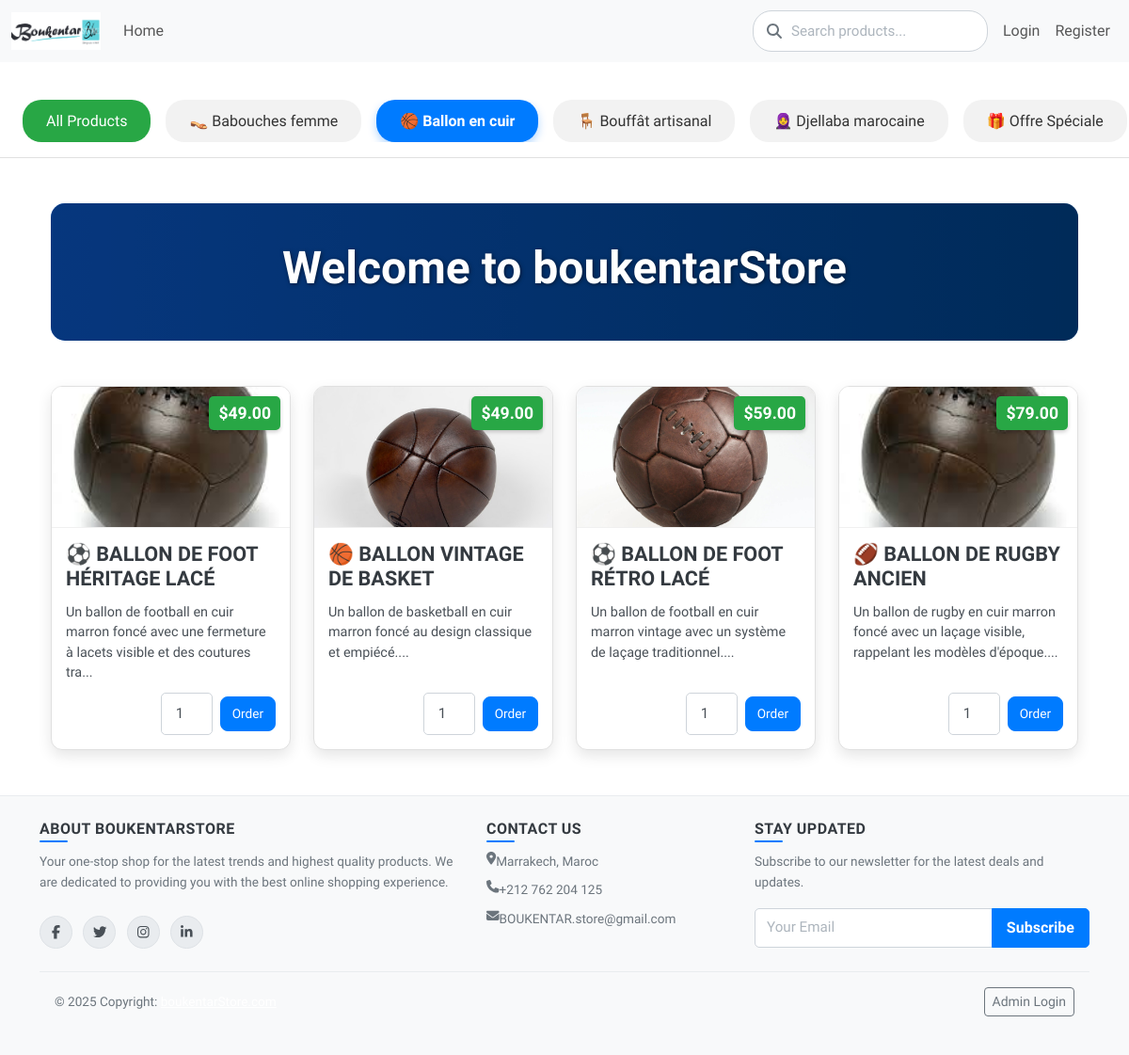
The app's page /index.php?category_id=1 with its own data.
### tables this page shows
CREATE TABLE `categories` (
  `id` int(11) NOT NULL,
  `name` varchar(100) NOT NULL,
  `description` text DEFAULT NULL
);

CREATE TABLE `products` (
  `id` int(11) NOT NULL,
  `category_id` int(11) NOT NULL,
  `name` varchar(255) NOT NULL,
  `description` text NOT NULL,
  `price` decimal(10,2) NOT NULL,
  `stock_quantity` int(10) UNSIGNED NOT NULL DEFAULT 0,
  `image_url` varchar(255) DEFAULT 'default_product_image.png',
  `created_at` timestamp NOT NULL DEFAULT current_timestamp()
);

### index.php (the view, shortened to what this page needs)
<?php
require 'includes/db_connect.php';
require 'includes/header.php';
$products_per_page = 16;
$current_page = isset($_GET['page']) ? (int)$_GET['page'] : 1;
$offset = ($current_page - 1) * $products_per_page;
$sql = "SELECT * FROM products WHERE stock_quantity > 0";
$params = [];
if (isset($_GET['category_id']) && filter_var($_GET['category_id'], FILTER_VALIDATE_INT)) {
    $category_id = $_GET['category_id'];
    $sql .= " AND category_id = ?";
    $params[] = $category_id;
}
$sql .= " ORDER BY created_at DESC LIMIT ? OFFSET ?";
$params[] = $products_per_page;
$params[] = $offset;
$stmt = $pdo->prepare($sql);
$stmt->execute($params);
?>
<main class="container my-5">
    <section class="hero-section text-center mb-5">
        <div class="hero-content">
            <h1 class="welcome-title">Welcome to boukentarStore</h1>
        </div>
    </section>
    <div class="row row-cols-1 row-cols-sm-2 row-cols-md-3 row-cols-lg-4 g-4">
        <?php if ($stmt->rowCount() > 0): ?>
            <?php while($product = $stmt->fetch()): ?>
                <div class="col">
                    <div class="card h-100 product-card">
                        <div class="product-image-container">
                            <img src="images/products/<?php echo htmlspecialchars($product['image_url']); ?>" class="card-img-top product-image" alt="<?php echo htmlspecialchars($product['name']); ?>">
                            <div class="product-price-tag">$<?php echo htmlspecialchars($product['price']); ?></div>
                        </div>
                        <div class="card-body d-flex flex-column">
                            <h5 class="card-title product-title"><?php echo htmlspecialchars($product['name']); ?></h5>
                            <p class="card-text product-description flex-grow-1"><?php echo htmlspecialchars(substr($product['description'], 0, 100)); ?>...</p>
                            <div class="d-flex justify-content-end align-items-center mt-auto">
                                <form action="pages/place_order.php" method="post" class="d-flex align-items-center">
                                    <input type="number" name="quantity" class="form-control form-control-sm me-2" value="1" min="1" max="<?php echo $product['stock_quantity']; ?>" style="width: 70px;" required>
                                    <button type="submit" class="btn btn-primary btn-sm">Order</button>
                                </form>
                            </div>
                        </div>
                    </div>
                </div>
            <?php endwhile; ?>
        <?php else: ?>
            <p class="col-12 text-center">No products found at this time.</p>
        <?php endif; ?>
    </div>
</main>
<?php
require 'includes/footer.php';
?>

### includes/header.php (shortened to what this page needs)
<?php
require_once __DIR__ . '/db_connect.php';
$categories = [];
try {
    $stmt = $pdo->query("SELECT id, name FROM categories ORDER BY name ASC");
    $categories = $stmt->fetchAll(PDO::FETCH_ASSOC);
} catch (PDOException $e) {
    error_log("Error fetching categories: " . $e->getMessage());
}
$active_category_id = isset($_GET['category_id']) ? (int)$_GET['category_id'] : null;
?>
<!DOCTYPE html>
<html lang="en">
<head>
    <link href="https://cdn.jsdelivr.net/npm/bootstrap@5.3.0/dist/css/bootstrap.min.css" rel="stylesheet">
    <link href="/boukentarStore/css/style.css" rel="stylesheet">
</head>
<body>
<nav class="navbar navbar-expand-lg navbar-light bg-light">
    <div class="container-fluid">
        <a class="navbar-brand" href="/boukentarStore/index.php">
            <img src="/boukentarStore/images/boukentarStore.png" alt="boukentarStore Logo" style="height: 40px;">
        </a>
        <div class="collapse navbar-collapse" id="navbarNav">
            <ul class="navbar-nav me-auto mb-2 mb-lg-0">
                <li class="nav-item">
                    <a class="nav-link" href="/boukentarStore/index.php">Home</a>
                </li>
            </ul>
            <form class="search-container d-flex me-2" action="/boukentarStore/index.php" method="GET">
                <i class="fas fa-search search-icon"></i>
                <input class="form-control" type="search" placeholder="Search products..." aria-label="Search" name="search" value="<?php echo isset($_GET['search']) ? htmlspecialchars($_GET['search']) : ''; ?>">
            </form>
            <ul class="navbar-nav">
                <?php if (isset($_SESSION['user_id'])): ?>
                    <li class="nav-item">
                        <a class="nav-link" href="/boukentarStore/pages/my_orders.php">My Orders</a>
                    </li>
                    <li class="nav-item">
                        <a class="nav-link" href="/boukentarStore/pages/logout.php">Logout</a>
                    </li>
                <?php else: ?>
                    <li class="nav-item">
                        <a class="nav-link" href="/boukentarStore/pages/login.php">Login</a>
                    </li>
                    <li class="nav-item">
                        <a class="nav-link" href="/boukentarStore/pages/register.php">Register</a>
                    </li>
                <?php endif; ?>
            </ul>
        </div>
    </div>
</nav>
<?php if (!isset($hide_categories_filter) || !$hide_categories_filter): ?>
<div class="category-container">
    <div class="category-scroll">
        <a class="category-item all-products-item <?php echo !$active_category_id ? 'active' : ''; ?>" href="/boukentarStore/index.php">All Products</a>
        <?php foreach ($categories as $category): ?>
            <a class="category-item <?php echo ($active_category_id === (int)$category['id']) ? 'active' : ''; ?>" href="/boukentarStore/index.php?category_id=<?php echo htmlspecialchars($category['id']); ?>"><?php echo htmlspecialchars($category['name']); ?></a>
        <?php endforeach; ?>
    </div>
</div>
<?php endif; ?>
<div class="container mt-4">

### css/style.css (style rules this page uses)
.welcome-title { font-size: 3rem; font-weight: 600; color: #fff; text-shadow: 1px 1px 4px rgba(0, 0, 0, 0.5); animation: fadeInDown 1s ease-out; }
body { font-family: 'Prompt', sans-serif; }
.col { transition: flex-basis 0.3s ease-in-out, width 0.3s ease-in-out; }
.product-card { border: 1px solid #e0e0e0; border-radius: 12px; overflow: hidden; box-shadow: 0 6px 15px rgba(0, 0, 0, .1); transition: transform .3s ease-in-out, box-shadow .3s ease-in-out; display: flex; flex-direction: column; height: 100%; }
.product-price-tag { position: absolute; top: 10px; right: 10px; background-color: #28a745; color: #fff; padding: 5px 10px; font-size: 1.1rem; font-weight: 700; border-radius: 5px; box-shadow: 0 2px 4px rgba(0, 0, 0, .2); transition: all .3s ease; }
.product-image-container { position: relative; width: 100%; height: 150px; overflow: hidden; border-bottom: 1px solid #f0f0f0; background-color: #f8f8f8; display: flex; justify-content: center; align-items: center; }
.product-image { width: 100%; height: 100%; object-fit: cover; transition: transform .3s ease-in-out; }
.card-body { padding: 15px; display: flex; flex-direction: column; flex-grow: 1; }
.product-title { font-size: 1.35rem; font-weight: 800; color: #343a40; text-transform: uppercase; margin-bottom: 0.75rem; line-height: 1.2; }
.product-description { font-size: 0.9rem; color: #495057; line-height: 1.5; flex-grow: 1; margin-bottom: 10px; }
.product-card .btn-primary { background-color: #007bff; border-color: #007bff; padding: 7px 12px; font-size: .85rem; border-radius: 8px; }
.product-card form .form-control-sm { width: 55px !important; text-align: center; }
.category-container { padding: 1rem 0; background-color: #fff; border-bottom: 1px solid #e0e0e0; }
.category-scroll { display: flex; overflow-x: auto; scrollbar-width: none; -ms-overflow-style: none; padding: 0 1rem; }
.category-item { flex: 0 0 auto; padding: 0.6rem 1.5rem; margin: 0 0.5rem; border-radius: 20px; text-decoration: none; color: #333; background-color: #f2f2f2; font-weight: 500; transition: all 0.3s ease; white-space: nowrap; border: 1px solid transparent; }
.category-item.active { background-color: #007bff; color: #fff; font-weight: 700; box-shadow: 0 4px 10px rgba(0, 123, 255, 0.3); }
.all-products-item { background-color: #28a745; color: #fff; }
.hero-section { background: url('../images/hero-bg.svg') no-repeat center center/cover; padding: 40px 0; border-radius: 15px; color: #fff; position: relative; margin-bottom: 2rem; }
.hero-section::before { content: ''; position: absolute; top: 0; left: 0; right: 0; bottom: 0; background: rgba(0, 0, 0, .5); border-radius: 15px; }
.hero-content { position: relative; z-index: 1; }
.form-control { border-radius: 5px; border: 1px solid #ced4da; padding: 10px 15px; box-shadow: none; transition: border-color 0.2s ease, box-shadow 0.2s ease; font-size: 0.95rem; color: #495057; }
.form-control::placeholder { color: #adb5bd; }
.search-container { position: relative; width: 250px; }
.search-container .form-control { border-radius: 20px; padding-left: 40px; border: 1px solid #ced4da; transition: all 0.3s ease-in-out; }
.search-icon { position: absolute; left: 15px; top: 50%; transform: translateY(-50%); color: #6c757d; transition: color 0.3s ease-in-out; }

### records on screen
categories: name "👡 Babouches femme"
categories: name "🏀 Ballon en cuir"
categories: name "🪑 Bouffât artisanal"
categories: name "🧕 Djellaba marocaine"
categories: name "🎁 Offre Spéciale"
products: image_url (picture), price "49.00", name "⚽ BALLON DE FOOT HÉRITAGE LACÉ", description "Un ballon de football en cuir marron foncé avec une fermeture à lacets visible et des coutures tra"
products: image_url (picture), price "49.00", name "🏀 BALLON VINTAGE DE BASKET", description "Un ballon de basketball en cuir marron foncé au design classique et empiécé."
products: image_url (picture), price "59.00", name "⚽ BALLON DE FOOT RÉTRO LACÉ", description "Un ballon de football en cuir marron vintage avec un système de laçage traditionnel."
products: image_url (picture), price "79.00", name "🏈 BALLON DE RUGBY ANCIEN", description "Un ballon de rugby en cuir marron foncé avec un laçage visible, rappelant les modèles d'époque."
